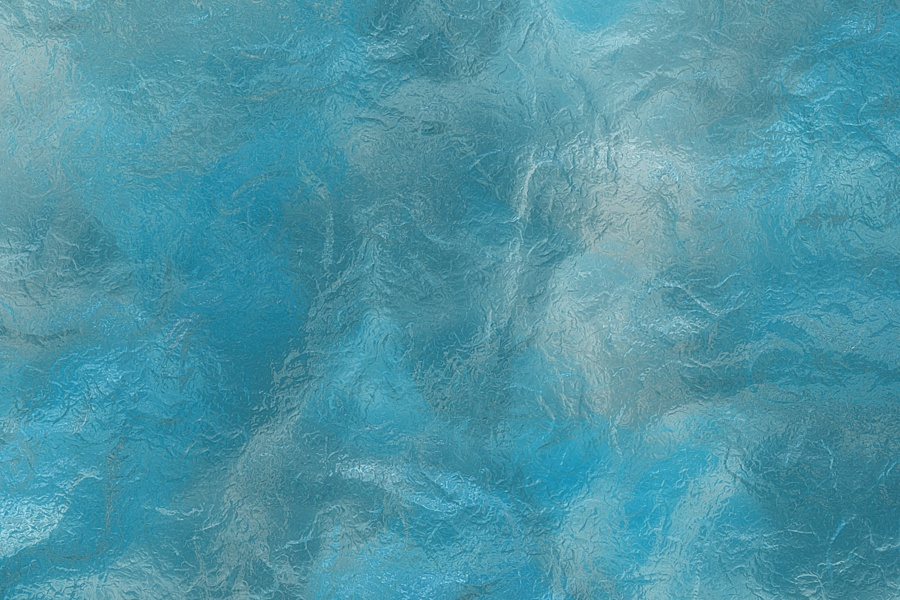
#> input picture ppocr/data/imaug/frost_img/frost1.jpg, 900 x 600 px
$ python -i abinet_aug.py   (imports and definitions only)   (older library calls are emulated)
#> lines starting #> are read from the running program, lines starting #| are printed output that depends on the picture
#> further down, picture is the input picture: shape (600, 900, 3); mean B, G, R 165.7, 149.1, 77.7
# copyright (c) 2020 PaddlePaddle Authors. All Rights Reserve.
#
# Licensed under the Apache License, Version 2.0 (the "License");
# you may not use this file except in compliance with the License.
# You may obtain a copy of the License at
#
#    http://www.apache.org/licenses/LICENSE-2.0
#
# Unless required by applicable law or agreed to in writing, software
# distributed under the License is distributed on an "AS IS" BASIS,
# WITHOUT WARRANTIES OR CONDITIONS OF ANY KIND, either express or implied.
# See the License for the specific language governing permissions and
# limitations under the License.
"""
This code is refer from:
https://github.com/FangShancheng/ABINet/blob/main/transforms.py
"""
import math
import numbers
import random

import cv2
import numpy as np
from paddle.vision.transforms import Compose, ColorJitter


def sample_asym(magnitude, size=None):
    return np.random.beta(1, 4, size) * magnitude


def sample_sym(magnitude, size=None):
    return (np.random.beta(4, 4, size=size) - 0.5) * 2 * magnitude


def sample_uniform(low, high, size=None):
    return np.random.uniform(low, high, size=size)


def get_interpolation(type='random'):
    if type == 'random':
        choice = [
            cv2.INTER_NEAREST, cv2.INTER_LINEAR, cv2.INTER_CUBIC, cv2.INTER_AREA
        ]
        interpolation = choice[random.randint(0, len(choice) - 1)]
    elif type == 'nearest':
        interpolation = cv2.INTER_NEAREST
    elif type == 'linear':
        interpolation = cv2.INTER_LINEAR
    elif type == 'cubic':
        interpolation = cv2.INTER_CUBIC
    elif type == 'area':
        interpolation = cv2.INTER_AREA
    else:
        raise TypeError(
            'Interpolation types only nearest, linear, cubic, area are supported!'
        )
    return interpolation


class CVRandomRotation(object):
    # [5 lines left out: function __init__, not called in this run]

    @staticmethod
    def get_params(degrees):
        return sample_sym(degrees)

    # [17 lines left out: function __call__, not called in this run]


class CVRandomAffine(object):
    # [138 lines left out: functions __init__, _get_inverse_affine_matrix, get_params, __call__, not called in this run]


class CVRandomPerspective(object):
    def __init__(self, distortion=0.5):
        self.distortion = distortion

    # [37 lines left out: functions get_params, __call__, not called in this run]


class CVRescale(object):
    def __init__(self, factor=4, base_size=(128, 512)):
        """ Define image scales using gaussian pyramid and rescale image to target scale.

        Args:
            factor: the decayed factor from base size, factor=4 keeps target scale by default.
            base_size: base size the build the bottom layer of pyramid
        """
        if isinstance(factor, numbers.Number):
            self.factor = round(sample_uniform(0, factor))
        elif isinstance(factor, (tuple, list)) and len(factor) == 2:
            self.factor = round(sample_uniform(factor[0], factor[1]))
        else:
            raise Exception('factor must be number or list with length 2')
        # assert factor is valid
        self.base_h, self.base_w = base_size[:2]

    def __call__(self, img):
        if self.factor == 0: return img
        src_h, src_w = img.shape[:2]
#> src_h = 600; src_w = 900
        cur_w, cur_h = self.base_w, self.base_h
        scale_img = cv2.resize(
            img, (cur_w, cur_h), interpolation=get_interpolation())
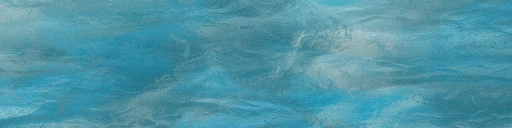
#> scale_img: shape (128, 512, 3); mean B, G, R 165.7, 149.1, 77.7
        for _ in range(self.factor):
            scale_img = cv2.pyrDown(scale_img)
#> this loop made 2 passes
#> pass 2, in __call__, `scale_img = cv2.pyrDown(scale_img)`:
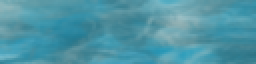
#> scale_img: shape (32, 128, 3) (shown 2 times larger); mean B, G, R 165.8, 149.2, 77.9
        scale_img = cv2.resize(
            scale_img, (src_w, src_h), interpolation=get_interpolation())
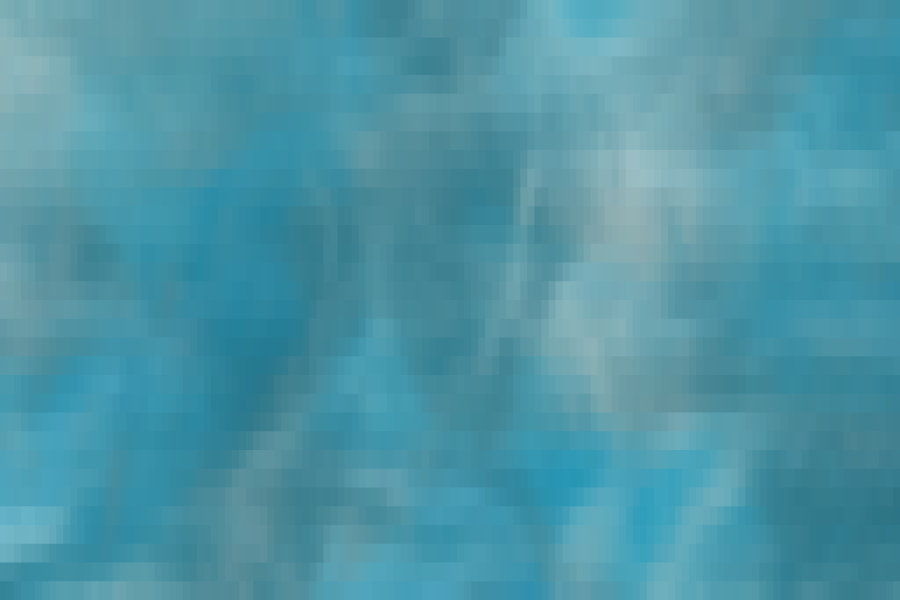
#> scale_img: shape (600, 900, 3); mean B, G, R 165.8, 149.2, 77.9
        return scale_img


class CVGaussianNoise(object):
    # [13 lines left out: functions __init__, __call__, not called in this run]

class CVPossionNoise(object):
    # [13 lines left out: functions __init__, __call__, not called in this run]

class CVGaussionBlur(object):
    # [13 lines left out: functions __init__, __call__, not called in this run]

class CVMotionBlur(object):
    # [20 lines left out: functions __init__, __call__, not called in this run]


class CVGeometry(object):
    # [22 lines left out: functions __init__, __call__, not called in this run]


class CVDeterioration(object):
    # [20 lines left out: functions __init__, __call__, not called in this run]


class CVColorJitter(object):
    # [12 lines left out: function __init__, not called in this run]

    def __call__(self, img):
        if random.random() < self.p: return self.transforms(img)
        else: return img


class SVTRDeterioration(object):
    # [18 lines left out: functions __init__, __call__, not called in this run]

class ParseQDeterioration(object):
    # [22 lines left out: functions __init__, __call__, not called in this run]

class SVTRGeometry(object):
    # [28 lines left out: functions __init__, __call__, not called in this run]

>>> import cv2
>>> picture = cv2.imread('frost_img/frost1.jpg')
>>> result = CVRescale()(picture)

$ run again, on ppocr/data/imaug/frost_img/frost4.jpg
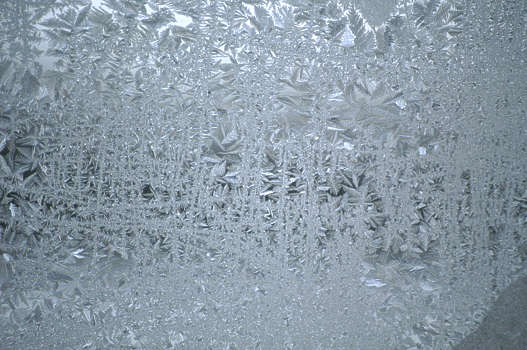
#> input picture ppocr/data/imaug/frost_img/frost4.jpg, 527 x 350 px
#> picture is the input picture: shape (350, 527, 3); mean B, G, R 165.2, 152.8, 137.6
#> the loop in __call__, `for _ in range(self.factor):` made 2 passes
#> pass 1, in __call__, `scale_img = cv2.pyrDown(scale_img)`:
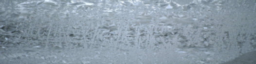
#> scale_img: shape (64, 256, 3); mean B, G, R 165.3, 152.9, 137.7
#> in __call__, `scale_img = cv2.resize( scale_img, (src_w, src_h), interpolation=get_i..`:
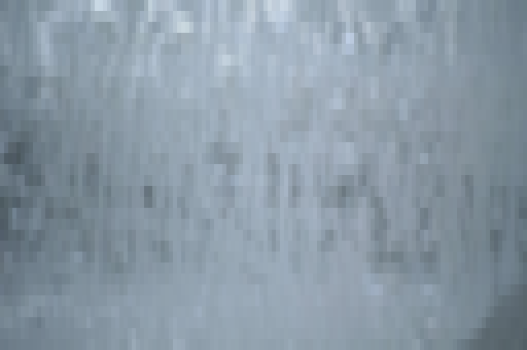
#> scale_img: shape (350, 527, 3); mean B, G, R 165.5, 153.1, 137.9

$ run again, on ppocr/data/imaug/frost_img/frost5.jpg
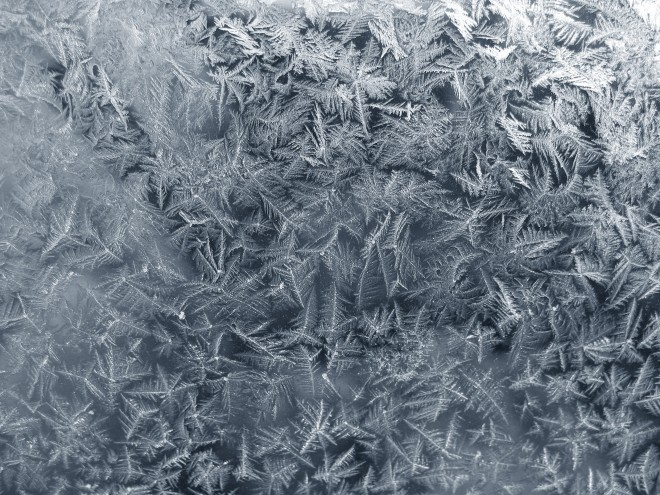
#> input picture ppocr/data/imaug/frost_img/frost5.jpg, 660 x 495 px
#> picture is the input picture: shape (495, 660, 3); mean B, G, R 134.8, 123.4, 112.4
#> the loop in __call__, `for _ in range(self.factor):` made 2 passes
#> pass 1, in __call__, `scale_img = cv2.pyrDown(scale_img)`:
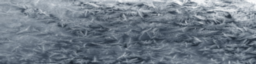
#> scale_img: shape (64, 256, 3); mean B, G, R 135.1, 123.7, 112.8
#> in __call__, `scale_img = cv2.resize( scale_img, (src_w, src_h), interpolation=get_i..`:
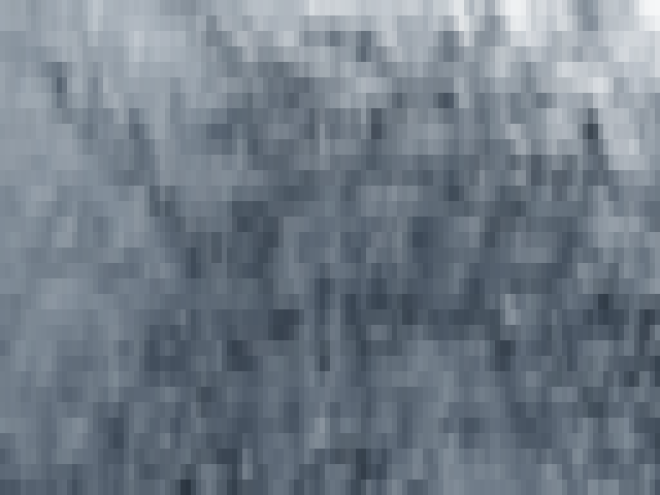
#> scale_img: shape (495, 660, 3); mean B, G, R 135.7, 124.4, 113.5

$ run again, on ppocr/data/imaug/frost_img/frost6.jpg
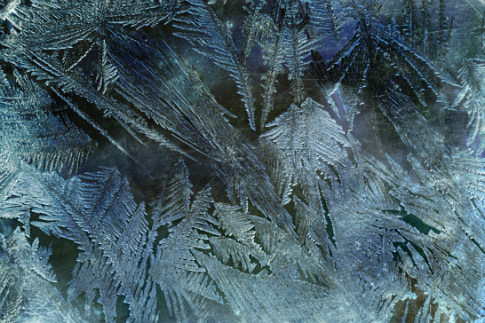
#> input picture ppocr/data/imaug/frost_img/frost6.jpg, 485 x 323 px
#> picture is the input picture: shape (323, 485, 3); mean B, G, R 104.5, 95.4, 71.4
#> the loop in __call__, `for _ in range(self.factor):` made 2 passes
#> pass 1, in __call__, `scale_img = cv2.pyrDown(scale_img)`:
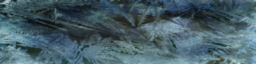
#> scale_img: shape (64, 256, 3); mean B, G, R 104, 94.9, 71
#> in __call__, `scale_img = cv2.resize( scale_img, (src_w, src_h), interpolation=get_i..`:
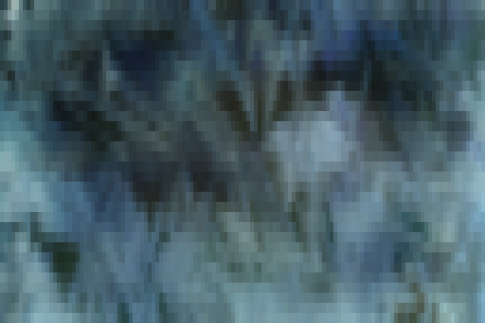
#> scale_img: shape (323, 485, 3); mean B, G, R 103.5, 94.4, 70.6
